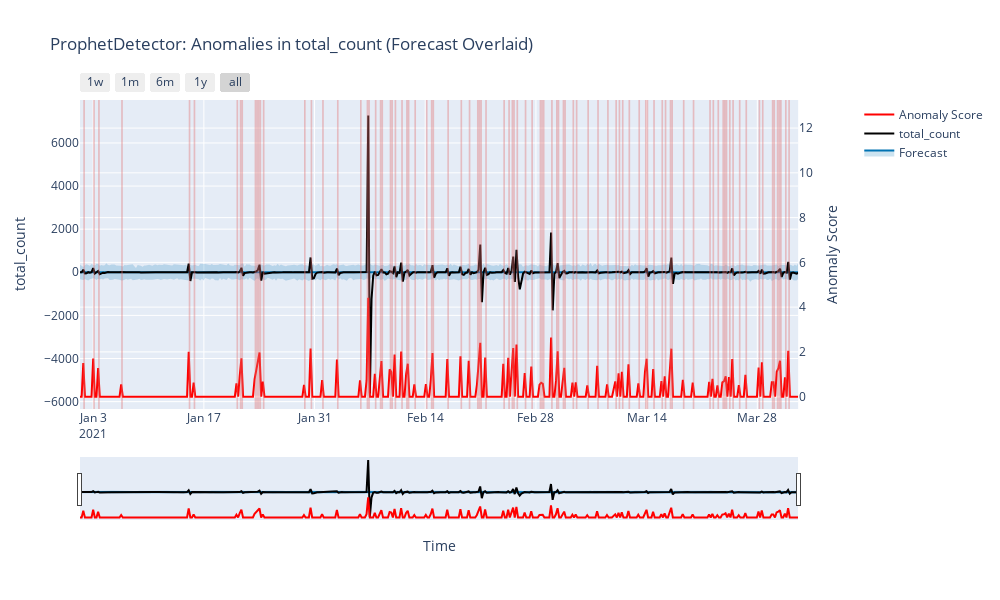

Notebook cell for this chart:
### Code cell
from merlion.transform.moving_average import MovingAverage
from merlion.post_process.threshold import Threshold

prophet_config = ProphetDetectorConfig(
    threshold=Threshold(alm_threshold=0.5, abs_score=False),
    # transform=MovingAverage(n_steps=3),
    yearly_seasonality=False,
    weekly_seasonality=False,
    daily_seasonality=False,
    add_seasonality=False,  
    uncertainty_samples=500
)

#anomaly_scores = detect_anomalies(
#    df_timeseries, 
#    "total_count",
#    model=ProphetDetector(prophet_config)
#)

### Figure 1 — Plotly figure (JSON) as saved in the notebook; plotly's stock layout.template omitted (floating-point values rounded to 4 significant figures; data arrays with more than 128 entries replaced by an {"elided": "..."} marker saying what was removed)
{"data": [{"hoverinfo": "skip", "line": {"width": 0}, "mode": "lines", "showlegend": false, "type": "scatter", "x": {"elided": "419 str values"}, "y": {"elided": "419 float values"}}, {"fill": "tonexty", "fillcolor": "rgba(0, 114, 178, 0.2)", "line": {"color": "#0072B2", "width": 2}, "mode": "lines", "name": "Forecast", "type": "scatter", "x": {"elided": "419 str values"}, "y": {"elided": "419 float values"}}, {"fill": "tonexty", "fillcolor": "rgba(0, 114, 178, 0.2)", "hoverinfo": "skip", "line": {"width": 0}, "mode": "lines", "showlegend": false, "type": "scatter", "x": {"elided": "419 str values"}, "y": {"elided": "419 float values"}}, {"line": {"color": "black", "width": 2}, "mode": "lines", "name": "total_count", "type": "scatter", "x": {"elided": "419 str values"}, "y": {"elided": "419 int values"}}, {"line": {"color": "red", "width": 2}, "mode": "lines", "name": "Anomaly Score", "type": "scatter", "x": {"elided": "419 str values"}, "xaxis": "x", "y": {"elided": "419 float values"}, "yaxis": "y2"}], "layout": {"height": 600, "shapes": [{"fillcolor": "#e07070", "line": {"width": 0}, "opacity": 0.4, "type": "rect", "x0": "2021-01-01T18:00:00", "x1": "2021-01-01T23:00:00", "xref": "x", "y0": 0, "y1": 1, "yref": "y domain"}, {"fillcolor": "#e07070", "line": {"width": 0}, "opacity": 0.4, "type": "rect", "x0": "2021-01-03T00:00:00", "x1": "2021-01-03T05:00:00", "xref": "x", "y0": 0, "y1": 1, "yref": "y domain"}, {"fillcolor": "#e07070", "line": {"width": 0}, "opacity": 0.4, "type": "rect", "x0": "2021-01-03T15:00:00", "x1": "2021-01-03T20:00:00", "xref": "x", "y0": 0, "y1": 1, "yref": "y domain"}, {"fillcolor": "#e07070", "line": {"width": 0}, "opacity": 0.4, "type": "rect", "x0": "2021-01-06T13:00:00", "x1": "2021-01-06T18:00:00", "xref": "x", "y0": 0, "y1": 1, "yref": "y domain"}, {"fillcolor": "#e07070", "line": {"width": 0}, "opacity": 0.4, "type": "rect", "x0": "2021-01-15T02:00:00", "x1": "2021-01-15T07:00:00", "xref": "x", "y0": 0, "y1": 1, "yref": "y domain"}, {"fillcolor": "#e07070", "line": {"width": 0}, "opacity": 0.4, "type": "rect", "x0": "2021-01-15T17:00:00", "x1": "2021-01-15T22:00:00", "xref": "x", "y0": 0, "y1": 1, "yref": "y domain"}, {"fillcolor": "#e07070", "line": {"width": 0}, "opacity": 0.4, "type": "rect", "x0": "2021-01-21T03:00:00", "x1": "2021-01-21T08:00:00", "xref": "x", "y0": 0, "y1": 1, "yref": "y domain"}, {"fillcolor": "#e07070", "line": {"width": 0}, "opacity": 0.4, "type": "rect", "x0": "2021-01-21T13:00:00", "x1": "2021-01-21T18:00:00", "xref": "x", "y0": 0, "y1": 1, "yref": "y domain"}, {"fillcolor": "#e07070", "line": {"width": 0}, "opacity": 0.4, "type": "rect", "x0": "2021-01-21T18:00:00", "x1": "2021-01-21T23:00:00", "xref": "x", "y0": 0, "y1": 1, "yref": "y domain"}, {"fillcolor": "#e07070", "line": {"width": 0}, "opacity": 0.4, "type": "rect", "x0": "2021-01-23T10:00:00", "x1": "2021-01-23T15:00:00", "xref": "x", "y0": 0, "y1": 1, "yref": "y domain"}, {"fillcolor": "#e07070", "line": {"width": 0}, "opacity": 0.4, "type": "rect", "x0": "2021-01-23T15:00:00", "x1": "2021-01-23T20:00:00", "xref": "x", "y0": 0, "y1": 1, "yref": "y domain"}, {"fillcolor": "#e07070", "line": {"width": 0}, "opacity": 0.4, "type": "rect", "x0": "2021-01-23T20:00:00", "x1": "2021-01-24T01:00:00", "xref": "x", "y0": 0, "y1": 1, "yref": "y domain"}, {"fillcolor": "#e07070", "line": {"width": 0}, "opacity": 0.4, "type": "rect", "x0": "2021-01-24T01:00:00", "x1": "2021-01-24T06:00:00", "xref": "x", "y0": 0, "y1": 1, "yref": "y domain"}, {"fillcolor": "#e07070", "line": {"width": 0}, "opacity": 0.4, "type": "rect", "x0": "2021-01-24T11:00:00", "x1": "2021-01-24T16:00:00", "xref": "x", "y0": 0, "y1": 1, "yref": "y domain"}, {"fillcolor": "#e07070", "line": {"width": 0}, "opacity": 0.4, "type": "rect", "x0": "2021-01-29T16:00:00", "x1": "2021-01-29T21:00:00", "xref": "x", "y0": 0, "y1": 1, "yref": "y domain"}, {"fillcolor": "#e07070", "line": {"width": 0}, "opacity": 0.4, "type": "rect", "x0": "2021-01-30T12:00:00", "x1": "2021-01-30T17:00:00", "xref": "x", "y0": 0, "y1": 1, "yref": "y domain"}, {"fillcolor": "#e07070", "line": {"width": 0}, "opacity": 0.4, "type": "rect", "x0": "2021-01-31T23:00:00", "x1": "2021-02-01T04:00:00", "xref": "x", "y0": 0, "y1": 1, "yref": "y domain"}, {"fillcolor": "#e07070", "line": {"width": 0}, "opacity": 0.4, "type": "rect", "x0": "2021-02-02T20:00:00", "x1": "2021-02-03T01:00:00", "xref": "x", "y0": 0, "y1": 1, "yref": "y domain"}, {"fillcolor": "#e07070", "line": {"width": 0}, "opacity": 0.4, "type": "rect", "x0": "2021-02-05T18:00:00", "x1": "2021-02-05T23:00:00", "xref": "x", "y0": 0, "y1": 1, "yref": "y domain"}, {"fillcolor": "#e07070", "line": {"width": 0}, "opacity": 0.4, "type": "rect", "x0": "2021-02-06T14:00:00", "x1": "2021-02-06T19:00:00", "xref": "x", "y0": 0, "y1": 1, "yref": "y domain"}, {"fillcolor": "#e07070", "line": {"width": 0}, "opacity": 0.4, "type": "rect", "x0": "2021-02-06T19:00:00", "x1": "2021-02-07T00:00:00", "xref": "x", "y0": 0, "y1": 1, "yref": "y domain"}, {"fillcolor": "#e07070", "line": {"width": 0}, "opacity": 0.4, "type": "rect", "x0": "2021-02-07T15:00:00", "x1": "2021-02-07T20:00:00", "xref": "x", "y0": 0, "y1": 1, "yref": "y domain"}, {"fillcolor": "#e07070", "line": {"width": 0}, "opacity": 0.4, "type": "rect", "x0": "2021-02-08T06:00:00", "x1": "2021-02-08T11:00:00", "xref": "x", "y0": 0, "y1": 1, "yref": "y domain"}, {"fillcolor": "#e07070", "line": {"width": 0}, "opacity": 0.4, "type": "rect", "x0": "2021-02-08T11:00:00", "x1": "2021-02-08T16:00:00", "xref": "x", "y0": 0, "y1": 1, "yref": "y domain"}, {"fillcolor": "#e07070", "line": {"width": 0}, "opacity": 0.4, "type": "rect", "x0": "2021-02-09T12:00:00", "x1": "2021-02-09T17:00:00", "xref": "x", "y0": 0, "y1": 1, "yref": "y domain"}, {"fillcolor": "#e07070", "line": {"width": 0}, "opacity": 0.4, "type": "rect", "x0": "2021-02-09T17:00:00", "x1": "2021-02-09T22:00:00", "xref": "x", "y0": 0, "y1": 1, "yref": "y domain"}, {"fillcolor": "#e07070", "line": {"width": 0}, "opacity": 0.4, "type": "rect", "x0": "2021-02-10T03:00:00", "x1": "2021-02-10T08:00:00", "xref": "x", "y0": 0, "y1": 1, "yref": "y domain"}, {"fillcolor": "#e07070", "line": {"width": 0}, "opacity": 0.4, "type": "rect", "x0": "2021-02-10T23:00:00", "x1": "2021-02-11T04:00:00", "xref": "x", "y0": 0, "y1": 1, "yref": "y domain"}, {"fillcolor": "#e07070", "line": {"width": 0}, "opacity": 0.4, "type": "rect", "x0": "2021-02-11T14:00:00", "x1": "2021-02-11T19:00:00", "xref": "x", "y0": 0, "y1": 1, "yref": "y domain"}, {"fillcolor": "#e07070", "line": {"width": 0}, "opacity": 0.4, "type": "rect", "x0": "2021-02-11T19:00:00", "x1": "2021-02-12T00:00:00", "xref": "x", "y0": 0, "y1": 1, "yref": "y domain"}, {"fillcolor": "#e07070", "line": {"width": 0}, "opacity": 0.4, "type": "rect", "x0": "2021-02-12T15:00:00", "x1": "2021-02-12T20:00:00", "xref": "x", "y0": 0, "y1": 1, "yref": "y domain"}, {"fillcolor": "#e07070", "line": {"width": 0}, "opacity": 0.4, "type": "rect", "x0": "2021-02-14T02:00:00", "x1": "2021-02-14T07:00:00", "xref": "x", "y0": 0, "y1": 1, "yref": "y domain"}, {"fillcolor": "#e07070", "line": {"width": 0}, "opacity": 0.4, "type": "rect", "x0": "2021-02-14T17:00:00", "x1": "2021-02-14T22:00:00", "xref": "x", "y0": 0, "y1": 1, "yref": "y domain"}, {"fillcolor": "#e07070", "line": {"width": 0}, "opacity": 0.4, "type": "rect", "x0": "2021-02-14T22:00:00", "x1": "2021-02-15T03:00:00", "xref": "x", "y0": 0, "y1": 1, "yref": "y domain"}, {"fillcolor": "#e07070", "line": {"width": 0}, "opacity": 0.4, "type": "rect", "x0": "2021-02-16T19:00:00", "x1": "2021-02-17T00:00:00", "xref": "x", "y0": 0, "y1": 1, "yref": "y domain"}, {"fillcolor": "#e07070", "line": {"width": 0}, "opacity": 0.4, "type": "rect", "x0": "2021-02-18T11:00:00", "x1": "2021-02-18T16:00:00", "xref": "x", "y0": 0, "y1": 1, "yref": "y domain"}, {"fillcolor": "#e07070", "line": {"width": 0}, "opacity": 0.4, "type": "rect", "x0": "2021-02-19T12:00:00", "x1": "2021-02-19T17:00:00", "xref": "x", "y0": 0, "y1": 1, "yref": "y domain"}, {"fillcolor": "#e07070", "line": {"width": 0}, "opacity": 0.4, "type": "rect", "x0": "2021-02-20T13:00:00", "x1": "2021-02-20T18:00:00", "xref": "x", "y0": 0, "y1": 1, "yref": "y domain"}, {"fillcolor": "#e07070", "line": {"width": 0}, "opacity": 0.4, "type": "rect", "x0": "2021-02-20T18:00:00", "x1": "2021-02-20T23:00:00", "xref": "x", "y0": 0, "y1": 1, "yref": "y domain"}, {"fillcolor": "#e07070", "line": {"width": 0}, "opacity": 0.4, "type": "rect", "x0": "2021-02-20T23:00:00", "x1": "2021-02-21T04:00:00", "xref": "x", "y0": 0, "y1": 1, "yref": "y domain"}, {"fillcolor": "#e07070", "line": {"width": 0}, "opacity": 0.4, "type": "rect", "x0": "2021-02-21T14:00:00", "x1": "2021-02-21T19:00:00", "xref": "x", "y0": 0, "y1": 1, "yref": "y domain"}, {"fillcolor": "#e07070", "line": {"width": 0}, "opacity": 0.4, "type": "rect", "x0": "2021-02-23T21:00:00", "x1": "2021-02-24T02:00:00", "xref": "x", "y0": 0, "y1": 1, "yref": "y domain"}, {"fillcolor": "#e07070", "line": {"width": 0}, "opacity": 0.4, "type": "rect", "x0": "2021-02-24T12:00:00", "x1": "2021-02-24T17:00:00", "xref": "x", "y0": 0, "y1": 1, "yref": "y domain"}, {"fillcolor": "#e07070", "line": {"width": 0}, "opacity": 0.4, "type": "rect", "x0": "2021-02-24T22:00:00", "x1": "2021-02-25T03:00:00", "xref": "x", "y0": 0, "y1": 1, "yref": "y domain"}, {"fillcolor": "#e07070", "line": {"width": 0}, "opacity": 0.4, "type": "rect", "x0": "2021-02-25T03:00:00", "x1": "2021-02-25T08:00:00", "xref": "x", "y0": 0, "y1": 1, "yref": "y domain"}, {"fillcolor": "#e07070", "line": {"width": 0}, "opacity": 0.4, "type": "rect", "x0": "2021-02-25T13:00:00", "x1": "2021-02-25T18:00:00", "xref": "x", "y0": 0, "y1": 1, "yref": "y domain"}, {"fillcolor": "#e07070", "line": {"width": 0}, "opacity": 0.4, "type": "rect", "x0": "2021-02-26T14:00:00", "x1": "2021-02-26T19:00:00", "xref": "x", "y0": 0, "y1": 1, "yref": "y domain"}, {"fillcolor": "#e07070", "line": {"width": 0}, "opacity": 0.4, "type": "rect", "x0": "2021-02-27T10:00:00", "x1": "2021-02-27T15:00:00", "xref": "x", "y0": 0, "y1": 1, "yref": "y domain"}, {"fillcolor": "#e07070", "line": {"width": 0}, "opacity": 0.4, "type": "rect", "x0": "2021-02-28T11:00:00", "x1": "2021-02-28T16:00:00", "xref": "x", "y0": 0, "y1": 1, "yref": "y domain"}, {"fillcolor": "#e07070", "line": {"width": 0}, "opacity": 0.4, "type": "rect", "x0": "2021-02-28T16:00:00", "x1": "2021-02-28T21:00:00", "xref": "x", "y0": 0, "y1": 1, "yref": "y domain"}, {"fillcolor": "#e07070", "line": {"width": 0}, "opacity": 0.4, "type": "rect", "x0": "2021-02-28T21:00:00", "x1": "2021-03-01T02:00:00", "xref": "x", "y0": 0, "y1": 1, "yref": "y domain"}, {"fillcolor": "#e07070", "line": {"width": 0}, "opacity": 0.4, "type": "rect", "x0": "2021-03-01T22:00:00", "x1": "2021-03-02T03:00:00", "xref": "x", "y0": 0, "y1": 1, "yref": "y domain"}, {"fillcolor": "#e07070", "line": {"width": 0}, "opacity": 0.4, "type": "rect", "x0": "2021-03-02T13:00:00", "x1": "2021-03-02T18:00:00", "xref": "x", "y0": 0, "y1": 1, "yref": "y domain"}, {"fillcolor": "#e07070", "line": {"width": 0}, "opacity": 0.4, "type": "rect", "x0": "2021-03-02T18:00:00", "x1": "2021-03-02T23:00:00", "xref": "x", "y0": 0, "y1": 1, "yref": "y domain"}, {"fillcolor": "#e07070", "line": {"width": 0}, "opacity": 0.4, "type": "rect", "x0": "2021-03-03T09:00:00", "x1": "2021-03-03T14:00:00", "xref": "x", "y0": 0, "y1": 1, "yref": "y domain"}, {"fillcolor": "#e07070", "line": {"width": 0}, "opacity": 0.4, "type": "rect", "x0": "2021-03-03T14:00:00", "x1": "2021-03-03T19:00:00", "xref": "x", "y0": 0, "y1": 1, "yref": "y domain"}, {"fillcolor": "#e07070", "line": {"width": 0}, "opacity": 0.4, "type": "rect", "x0": "2021-03-04T15:00:00", "x1": "2021-03-04T20:00:00", "xref": "x", "y0": 0, "y1": 1, "yref": "y domain"}, {"fillcolor": "#e07070", "line": {"width": 0}, "opacity": 0.4, "type": "rect", "x0": "2021-03-05T01:00:00", "x1": "2021-03-05T06:00:00", "xref": "x", "y0": 0, "y1": 1, "yref": "y domain"}, {"fillcolor": "#e07070", "line": {"width": 0}, "opacity": 0.4, "type": "rect", "x0": "2021-03-06T12:00:00", "x1": "2021-03-06T17:00:00", "xref": "x", "y0": 0, "y1": 1, "yref": "y domain"}, {"fillcolor": "#e07070", "line": {"width": 0}, "opacity": 0.4, "type": "rect", "x0": "2021-03-07T18:00:00", "x1": "2021-03-07T23:00:00", "xref": "x", "y0": 0, "y1": 1, "yref": "y domain"}, {"fillcolor": "#e07070", "line": {"width": 0}, "opacity": 0.4, "type": "rect", "x0": "2021-03-09T00:00:00", "x1": "2021-03-09T05:00:00", "xref": "x", "y0": 0, "y1": 1, "yref": "y domain"}, {"fillcolor": "#e07070", "line": {"width": 0}, "opacity": 0.4, "type": "rect", "x0": "2021-03-10T01:00:00", "x1": "2021-03-10T06:00:00", "xref": "x", "y0": 0, "y1": 1, "yref": "y domain"}, {"fillcolor": "#e07070", "line": {"width": 0}, "opacity": 0.4, "type": "rect", "x0": "2021-03-10T11:00:00", "x1": "2021-03-10T16:00:00", "xref": "x", "y0": 0, "y1": 1, "yref": "y domain"}, {"fillcolor": "#e07070", "line": {"width": 0}, "opacity": 0.4, "type": "rect", "x0": "2021-03-10T21:00:00", "x1": "2021-03-11T02:00:00", "xref": "x", "y0": 0, "y1": 1, "yref": "y domain"}, {"fillcolor": "#e07070", "line": {"width": 0}, "opacity": 0.4, "type": "rect", "x0": "2021-03-11T17:00:00", "x1": "2021-03-11T22:00:00", "xref": "x", "y0": 0, "y1": 1, "yref": "y domain"}, {"fillcolor": "#e07070", "line": {"width": 0}, "opacity": 0.4, "type": "rect", "x0": "2021-03-12T23:00:00", "x1": "2021-03-13T04:00:00", "xref": "x", "y0": 0, "y1": 1, "yref": "y domain"}, {"fillcolor": "#e07070", "line": {"width": 0}, "opacity": 0.4, "type": "rect", "x0": "2021-03-13T19:00:00", "x1": "2021-03-14T00:00:00", "xref": "x", "y0": 0, "y1": 1, "yref": "y domain"}, {"fillcolor": "#e07070", "line": {"width": 0}, "opacity": 0.4, "type": "rect", "x0": "2021-03-14T00:00:00", "x1": "2021-03-14T05:00:00", "xref": "x", "y0": 0, "y1": 1, "yref": "y domain"}, {"fillcolor": "#e07070", "line": {"width": 0}, "opacity": 0.4, "type": "rect", "x0": "2021-03-14T20:00:00", "x1": "2021-03-15T01:00:00", "xref": "x", "y0": 0, "y1": 1, "yref": "y domain"}, {"fillcolor": "#e07070", "line": {"width": 0}, "opacity": 0.4, "type": "rect", "x0": "2021-03-15T21:00:00", "x1": "2021-03-16T02:00:00", "xref": "x", "y0": 0, "y1": 1, "yref": "y domain"}, {"fillcolor": "#e07070", "line": {"width": 0}, "opacity": 0.4, "type": "rect", "x0": "2021-03-16T07:00:00", "x1": "2021-03-16T12:00:00", "xref": "x", "y0": 0, "y1": 1, "yref": "y domain"}, {"fillcolor": "#e07070", "line": {"width": 0}, "opacity": 0.4, "type": "rect", "x0": "2021-03-16T22:00:00", "x1": "2021-03-17T03:00:00", "xref": "x", "y0": 0, "y1": 1, "yref": "y domain"}, {"fillcolor": "#e07070", "line": {"width": 0}, "opacity": 0.4, "type": "rect", "x0": "2021-03-17T03:00:00", "x1": "2021-03-17T08:00:00", "xref": "x", "y0": 0, "y1": 1, "yref": "y domain"}, {"fillcolor": "#e07070", "line": {"width": 0}, "opacity": 0.4, "type": "rect", "x0": "2021-03-18T14:00:00", "x1": "2021-03-18T19:00:00", "xref": "x", "y0": 0, "y1": 1, "yref": "y domain"}, {"fillcolor": "#e07070", "line": {"width": 0}, "opacity": 0.4, "type": "rect", "x0": "2021-03-19T20:00:00", "x1": "2021-03-20T01:00:00", "xref": "x", "y0": 0, "y1": 1, "yref": "y domain"}, {"fillcolor": "#e07070", "line": {"width": 0}, "opacity": 0.4, "type": "rect", "x0": "2021-03-21T22:00:00", "x1": "2021-03-22T03:00:00", "xref": "x", "y0": 0, "y1": 1, "yref": "y domain"}, {"fillcolor": "#e07070", "line": {"width": 0}, "opacity": 0.4, "type": "rect", "x0": "2021-03-22T08:00:00", "x1": "2021-03-22T13:00:00", "xref": "x", "y0": 0, "y1": 1, "yref": "y domain"}, {"fillcolor": "#e07070", "line": {"width": 0}, "opacity": 0.4, "type": "rect", "x0": "2021-03-22T23:00:00", "x1": "2021-03-23T04:00:00", "xref": "x", "y0": 0, "y1": 1, "yref": "y domain"}, {"fillcolor": "#e07070", "line": {"width": 0}, "opacity": 0.4, "type": "rect", "x0": "2021-03-23T14:00:00", "x1": "2021-03-23T19:00:00", "xref": "x", "y0": 0, "y1": 1, "yref": "y domain"}, {"fillcolor": "#e07070", "line": {"width": 0}, "opacity": 0.4, "type": "rect", "x0": "2021-03-23T19:00:00", "x1": "2021-03-24T00:00:00", "xref": "x", "y0": 0, "y1": 1, "yref": "y domain"}, {"fillcolor": "#e07070", "line": {"width": 0}, "opacity": 0.4, "type": "rect", "x0": "2021-03-24T00:00:00", "x1": "2021-03-24T05:00:00", "xref": "x", "y0": 0, "y1": 1, "yref": "y domain"}, {"fillcolor": "#e07070", "line": {"width": 0}, "opacity": 0.4, "type": "rect", "x0": "2021-03-24T10:00:00", "x1": "2021-03-24T15:00:00", "xref": "x", "y0": 0, "y1": 1, "yref": "y domain"}, {"fillcolor": "#e07070", "line": {"width": 0}, "opacity": 0.4, "type": "rect", "x0": "2021-03-24T20:00:00", "x1": "2021-03-25T01:00:00", "xref": "x", "y0": 0, "y1": 1, "yref": "y domain"}, {"fillcolor": "#e07070", "line": {"width": 0}, "opacity": 0.4, "type": "rect", "x0": "2021-03-25T16:00:00", "x1": "2021-03-25T21:00:00", "xref": "x", "y0": 0, "y1": 1, "yref": "y domain"}, {"fillcolor": "#e07070", "line": {"width": 0}, "opacity": 0.4, "type": "rect", "x0": "2021-03-26T12:00:00", "x1": "2021-03-26T17:00:00", "xref": "x", "y0": 0, "y1": 1, "yref": "y domain"}, {"fillcolor": "#e07070", "line": {"width": 0}, "opacity": 0.4, "type": "rect", "x0": "2021-03-28T04:00:00", "x1": "2021-03-28T09:00:00", "xref": "x", "y0": 0, "y1": 1, "yref": "y domain"}, {"fillcolor": "#e07070", "line": {"width": 0}, "opacity": 0.4, "type": "rect", "x0": "2021-03-28T14:00:00", "x1": "2021-03-28T19:00:00", "xref": "x", "y0": 0, "y1": 1, "yref": "y domain"}, {"fillcolor": "#e07070", "line": {"width": 0}, "opacity": 0.4, "type": "rect", "x0": "2021-03-29T20:00:00", "x1": "2021-03-30T01:00:00", "xref": "x", "y0": 0, "y1": 1, "yref": "y domain"}, {"fillcolor": "#e07070", "line": {"width": 0}, "opacity": 0.4, "type": "rect", "x0": "2021-03-30T01:00:00", "x1": "2021-03-30T06:00:00", "xref": "x", "y0": 0, "y1": 1, "yref": "y domain"}, {"fillcolor": "#e07070", "line": {"width": 0}, "opacity": 0.4, "type": "rect", "x0": "2021-03-30T11:00:00", "x1": "2021-03-30T16:00:00", "xref": "x", "y0": 0, "y1": 1, "yref": "y domain"}, {"fillcolor": "#e07070", "line": {"width": 0}, "opacity": 0.4, "type": "rect", "x0": "2021-03-30T16:00:00", "x1": "2021-03-30T21:00:00", "xref": "x", "y0": 0, "y1": 1, "yref": "y domain"}, {"fillcolor": "#e07070", "line": {"width": 0}, "opacity": 0.4, "type": "rect", "x0": "2021-03-30T21:00:00", "x1": "2021-03-31T02:00:00", "xref": "x", "y0": 0, "y1": 1, "yref": "y domain"}, {"fillcolor": "#e07070", "line": {"width": 0}, "opacity": 0.4, "type": "rect", "x0": "2021-03-31T12:00:00", "x1": "2021-03-31T17:00:00", "xref": "x", "y0": 0, "y1": 1, "yref": "y domain"}, {"fillcolor": "#e07070", "line": {"width": 0}, "opacity": 0.4, "type": "rect", "x0": "2021-03-31T22:00:00", "x1": "2021-04-01T03:00:00", "xref": "x", "y0": 0, "y1": 1, "yref": "y domain"}], "showlegend": true, "title": {"text": "ProphetDetector: Anomalies in total_count (Forecast Overlaid)"}, "width": 1000, "xaxis": {"anchor": "y", "domain": [0, 0.94], "rangeselector": {"buttons": [{"count": 7, "label": "1w", "step": "day", "stepmode": "backward"}, {"count": 1, "label": "1m", "step": "month", "stepmode": "backward"}, {"count": 6, "label": "6m", "step": "month", "stepmode": "backward"}, {"count": 1, "label": "1y", "step": "year", "stepmode": "backward"}, {"step": "all"}]}, "rangeslider": {"visible": true}, "title": {"text": "Time"}, "type": "date"}, "yaxis": {"anchor": "x", "domain": [0, 1], "title": {"text": "total_count"}}, "yaxis2": {"anchor": "x", "overlaying": "y", "range": [-0.5523, 13.25], "side": "right", "title": {"text": "Anomaly Score"}}}}
